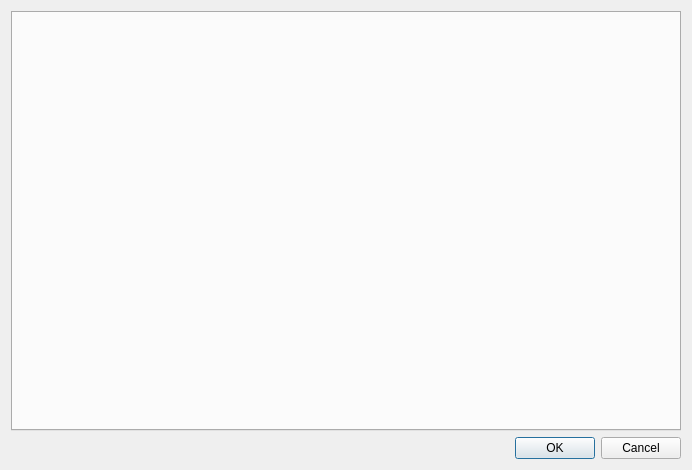
<?xml version="1.0" encoding="UTF-8"?>
<ui version="4.0">
 <class>ConfigWindow</class>
 <widget class="QDialog" name="ConfigWindow">
  <property name="geometry">
   <rect>
    <x>0</x>
    <y>0</y>
    <width>692</width>
    <height>470</height>
   </rect>
  </property>
  <property name="windowTitle">
   <string>Dialog</string>
  </property>
  <layout class="QVBoxLayout" name="verticalLayout">
   <item>
    <widget class="QTabWidget" name="tabWidget">
     <property name="currentIndex">
      <number>-1</number>
     </property>
    </widget>
   </item>
   <item>
    <widget class="QDialogButtonBox" name="buttonBox">
     <property name="orientation">
      <enum>Qt::Horizontal</enum>
     </property>
     <property name="standardButtons">
      <set>QDialogButtonBox::Cancel|QDialogButtonBox::Ok</set>
     </property>
    </widget>
   </item>
  </layout>
 </widget>
 <resources/>
 <connections>
  <connection>
   <sender>buttonBox</sender>
   <signal>accepted()</signal>
   <receiver>ConfigWindow</receiver>
   <slot>accept()</slot>
   <hints>
    <hint type="sourcelabel">
     <x>248</x>
     <y>254</y>
    </hint>
    <hint type="destinationlabel">
     <x>157</x>
     <y>274</y>
    </hint>
   </hints>
  </connection>
  <connection>
   <sender>buttonBox</sender>
   <signal>rejected()</signal>
   <receiver>ConfigWindow</receiver>
   <slot>reject()</slot>
   <hints>
    <hint type="sourcelabel">
     <x>316</x>
     <y>260</y>
    </hint>
    <hint type="destinationlabel">
     <x>286</x>
     <y>274</y>
    </hint>
   </hints>
  </connection>
 </connections>
</ui>
